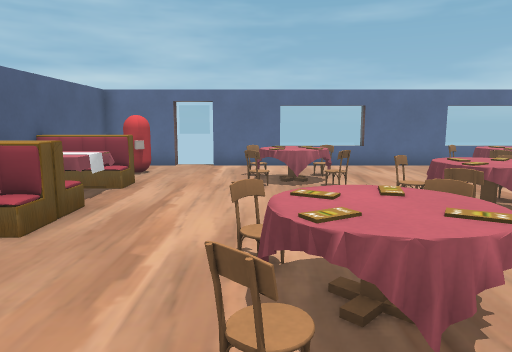
[1] (above)

12 first-person views from a walk through a Godot game level. The camera is 1.5 m above the floor, tilts 8° down and sees 70° across. Doors that lead somewhere are drawn open, without their leaves. The floor is counted in squares, 1 m on a side. Each view is taken from the middle of a square. On the plan, view 1 faces up. The plan holds only what a view shows up to about 16 squares ahead; the rest is blank. Some surface patterns are stand-ins.

[2]
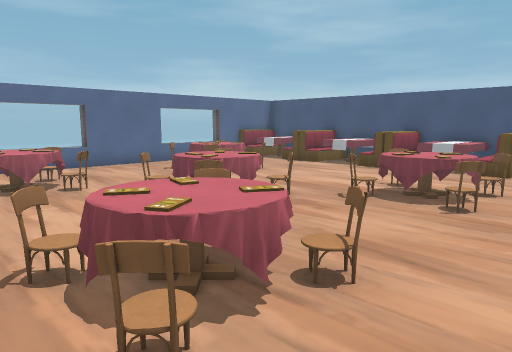

[3]
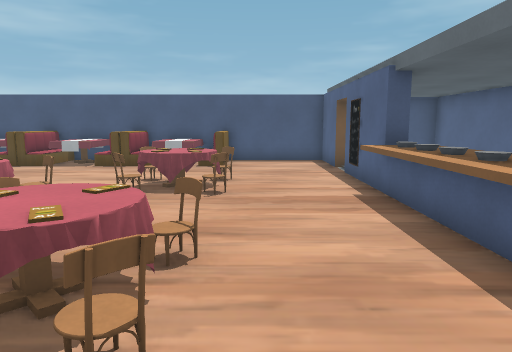

[4]
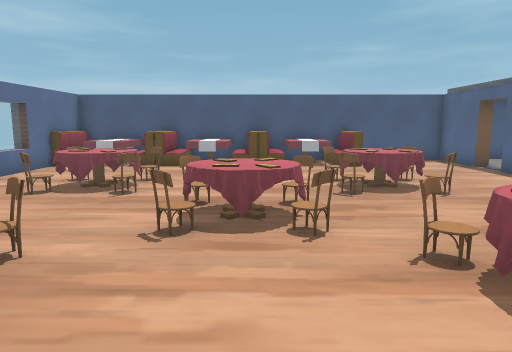

[5]
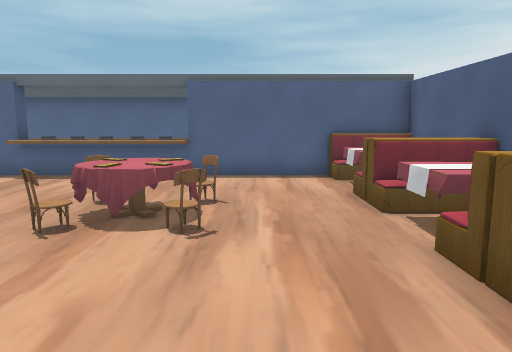

[6]
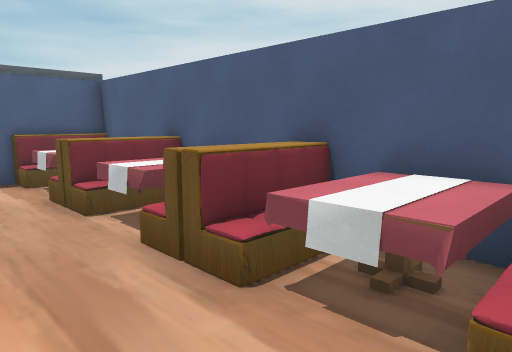

[7]
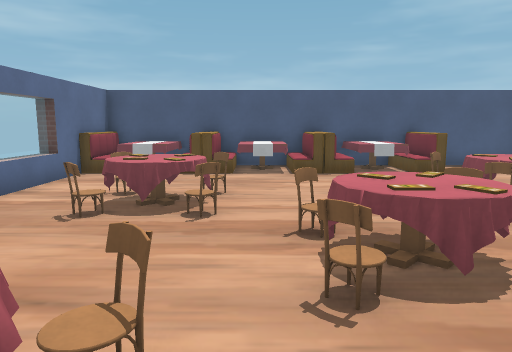

[8]
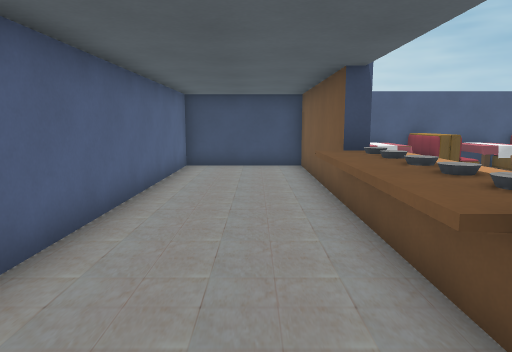

[9]
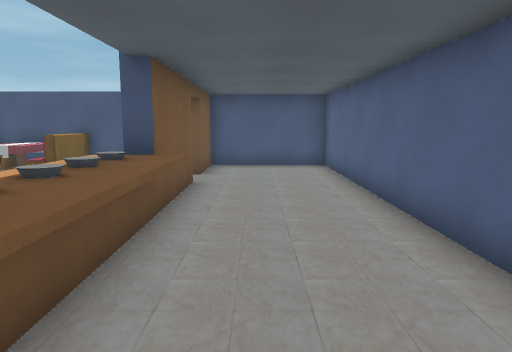

[10]
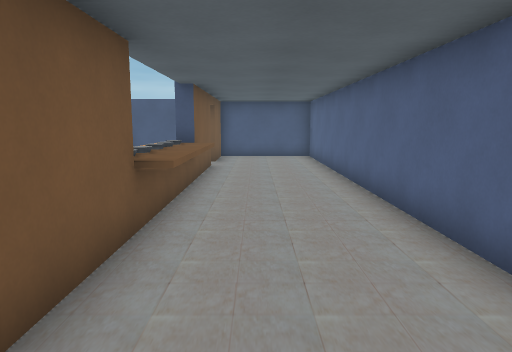

[11]
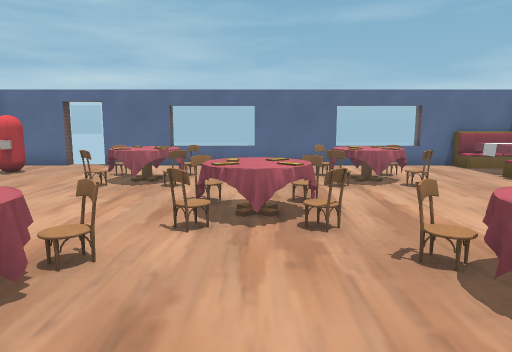

[12]
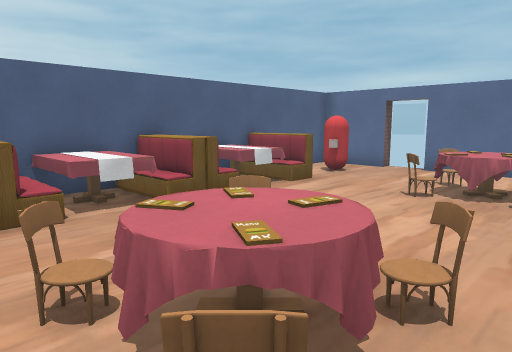

### Floor plan
Key: @ floor where view 1 was taken; # wall or solid block; . floor; D open door; = window, fence, low wall or low ledge; ^ raised ledge; C chair; T table; O other object.
Columns run from 6 left of view 1 to 14 right of it. Each row starts with its distance up from view 1.
 14 ###DD###==####==###
 13 #................####
 12 #.O...............TT#
 11 # O...C^C...C^C...TT#
 10 # ....^^^...^^^...^^#
  9 #^^=..C^C...C^C...OO#
  8 # OT..............TT#
  7 # O......C^C......T #
  6 #^^^.....^^^.....^^^#
  5 #OO......C^C......=##
  4 #TTT..C^C...C^C...TT#
  3 # T...^^^...^^^...TT#
  2 #^^^..C^C...C^C...^^#
  1 #  .................#
  0 #TTT..@.............#
 -1 #OO.................#
 -2 #######^^^^^^###DD###
 -3 #......#^^^^#.......#
 -4 #...................#
 -5 #...................#
 -6 #...................#
 -7 #####################

Positions as (right, up) in squares from view 1, and headings:
1: (0, 0), facing up
2: (-1, 0), facing up-right
3: (-2, 1), facing right
4: (-2, 6), facing right
5: (-1, 9), facing down
6: (-1, 9), facing down-left
7: (0, 8), facing right
8: (8, -4), facing left
9: (0, -4), facing right
10: (-4, -4), facing right
11: (4, 0), facing up
12: (3, 1), facing up-left
